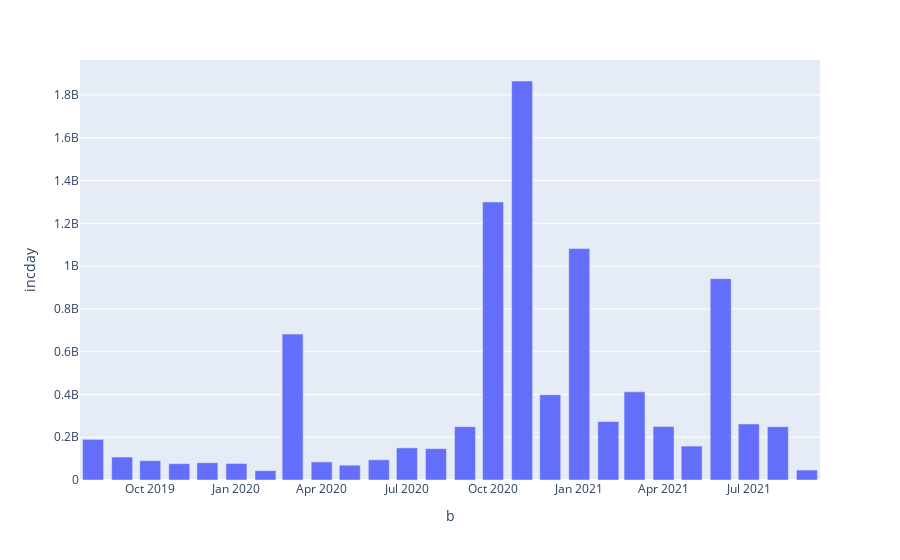

Notebook source saved alongside this figure:
### Code cell
ex.bar(df_oub_line, x ='b', y = 'incday') # dwd_wh_dsc_outbound_line_dtl_di

### Figure 1 — Plotly figure (JSON) as saved in the notebook; plotly's stock layout.template omitted (floating-point values rounded to 4 significant figures)
{"data": [{"alignmentgroup": "True", "hovertemplate": "b=%{x}<br>incday=%{y}<extra></extra>", "legendgroup": "", "marker": {"color": "#636efa"}, "name": "", "offsetgroup": "", "orientation": "v", "showlegend": false, "textposition": "auto", "type": "bar", "x": ["2019-08-01T00:00:00", "2019-09-01T00:00:00", "2019-10-01T00:00:00", "2019-11-01T00:00:00", "2019-12-01T00:00:00", "2020-01-01T00:00:00", "2020-02-01T00:00:00", "2020-03-01T00:00:00", "2020-04-01T00:00:00", "2020-05-01T00:00:00", "2020-06-01T00:00:00", "2020-07-01T00:00:00", "2020-08-01T00:00:00", "2020-09-01T00:00:00", "2020-10-01T00:00:00", "2020-11-01T00:00:00", "2020-12-01T00:00:00", "2021-01-01T00:00:00", "2021-02-01T00:00:00", "2021-03-01T00:00:00", "2021-04-01T00:00:00", "2021-05-01T00:00:00", "2021-06-01T00:00:00", "2021-07-01T00:00:00", "2021-08-01T00:00:00", "2021-09-01T00:00:00"], "xaxis": "x", "y": [190000000.0, 107300000.0, 90270000.0, 76390000.0, 80710000.0, 77310000.0, 43599106, 681900000.0, 84410000.0, 69200000.0, 94350000.0, 150200000.0, 146500000.0, 249300000.0, 1300000000.0, 1865000000.0, 398500000.0, 1082000000.0, 273400000.0, 412100000.0, 250300000.0, 158500000.0, 941400000.0, 262000000.0, 249000000.0, 46720000.0], "yaxis": "y"}], "layout": {"barmode": "relative", "legend": {"tracegroupgap": 0}, "margin": {"t": 60}, "xaxis": {"anchor": "y", "domain": [0, 1], "title": {"text": "b"}}, "yaxis": {"anchor": "x", "domain": [0, 1], "title": {"text": "incday"}}}}
